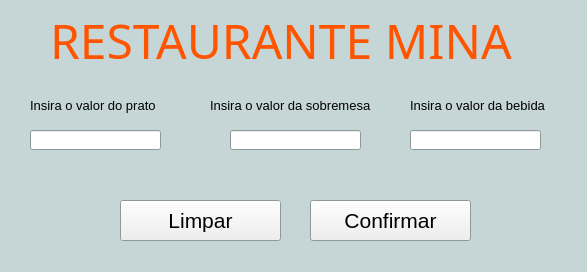
<?xml version="1.0" encoding="UTF-8"?>
<ui version="4.0">
 <class>MainWindow</class>
 <widget class="QMainWindow" name="MainWindow">
  <property name="geometry">
   <rect>
    <x>0</x>
    <y>0</y>
    <width>587</width>
    <height>272</height>
   </rect>
  </property>
  <property name="palette">
   <palette>
    <active>
     <colorrole role="Base">
      <brush brushstyle="SolidPattern">
       <color alpha="255">
        <red>255</red>
        <green>255</green>
        <blue>255</blue>
       </color>
      </brush>
     </colorrole>
     <colorrole role="Window">
      <brush brushstyle="SolidPattern">
       <color alpha="255">
        <red>198</red>
        <green>214</green>
        <blue>214</blue>
       </color>
      </brush>
     </colorrole>
    </active>
    <inactive>
     <colorrole role="Base">
      <brush brushstyle="SolidPattern">
       <color alpha="255">
        <red>255</red>
        <green>255</green>
        <blue>255</blue>
       </color>
      </brush>
     </colorrole>
     <colorrole role="Window">
      <brush brushstyle="SolidPattern">
       <color alpha="255">
        <red>198</red>
        <green>214</green>
        <blue>214</blue>
       </color>
      </brush>
     </colorrole>
    </inactive>
    <disabled>
     <colorrole role="Base">
      <brush brushstyle="SolidPattern">
       <color alpha="255">
        <red>198</red>
        <green>214</green>
        <blue>214</blue>
       </color>
      </brush>
     </colorrole>
     <colorrole role="Window">
      <brush brushstyle="SolidPattern">
       <color alpha="255">
        <red>198</red>
        <green>214</green>
        <blue>214</blue>
       </color>
      </brush>
     </colorrole>
    </disabled>
   </palette>
  </property>
  <property name="windowTitle">
   <string>Conta do Restaurante</string>
  </property>
  <widget class="QWidget" name="centralwidget">
   <widget class="QLabel" name="label_title">
    <property name="geometry">
     <rect>
      <x>50</x>
      <y>10</y>
      <width>531</width>
      <height>61</height>
     </rect>
    </property>
    <property name="palette">
     <palette>
      <active>
       <colorrole role="WindowText">
        <brush brushstyle="SolidPattern">
         <color alpha="255">
          <red>255</red>
          <green>85</green>
          <blue>0</blue>
         </color>
        </brush>
       </colorrole>
      </active>
      <inactive>
       <colorrole role="WindowText">
        <brush brushstyle="SolidPattern">
         <color alpha="255">
          <red>255</red>
          <green>85</green>
          <blue>0</blue>
         </color>
        </brush>
       </colorrole>
      </inactive>
      <disabled>
       <colorrole role="WindowText">
        <brush brushstyle="SolidPattern">
         <color alpha="255">
          <red>120</red>
          <green>120</green>
          <blue>120</blue>
         </color>
        </brush>
       </colorrole>
      </disabled>
     </palette>
    </property>
    <property name="font">
     <font>
      <family>COCOGOOSE </family>
      <pointsize>36</pointsize>
      <weight>50</weight>
      <bold>false</bold>
     </font>
    </property>
    <property name="text">
     <string>RESTAURANTE MINA</string>
    </property>
   </widget>
   <widget class="QLabel" name="label_valorPrato">
    <property name="geometry">
     <rect>
      <x>30</x>
      <y>90</y>
      <width>131</width>
      <height>31</height>
     </rect>
    </property>
    <property name="font">
     <font>
      <pointsize>10</pointsize>
     </font>
    </property>
    <property name="text">
     <string>Insira o valor do prato</string>
    </property>
   </widget>
   <widget class="QLabel" name="label_valorSobremesa">
    <property name="geometry">
     <rect>
      <x>210</x>
      <y>90</y>
      <width>161</width>
      <height>31</height>
     </rect>
    </property>
    <property name="font">
     <font>
      <pointsize>10</pointsize>
     </font>
    </property>
    <property name="text">
     <string>Insira o valor da sobremesa</string>
    </property>
   </widget>
   <widget class="QLabel" name="label_valorBebida">
    <property name="geometry">
     <rect>
      <x>410</x>
      <y>90</y>
      <width>141</width>
      <height>31</height>
     </rect>
    </property>
    <property name="font">
     <font>
      <pointsize>10</pointsize>
     </font>
    </property>
    <property name="text">
     <string>Insira o valor da bebida</string>
    </property>
   </widget>
   <widget class="QLineEdit" name="lineEdit_valorPrato">
    <property name="geometry">
     <rect>
      <x>30</x>
      <y>130</y>
      <width>131</width>
      <height>20</height>
     </rect>
    </property>
   </widget>
   <widget class="QLineEdit" name="lineEdit_valorSobremesa">
    <property name="geometry">
     <rect>
      <x>230</x>
      <y>130</y>
      <width>131</width>
      <height>20</height>
     </rect>
    </property>
   </widget>
   <widget class="QLineEdit" name="lineEdit_valorBebida">
    <property name="geometry">
     <rect>
      <x>410</x>
      <y>130</y>
      <width>131</width>
      <height>20</height>
     </rect>
    </property>
   </widget>
   <widget class="QPushButton" name="btConfirmar">
    <property name="geometry">
     <rect>
      <x>310</x>
      <y>200</y>
      <width>161</width>
      <height>41</height>
     </rect>
    </property>
    <property name="palette">
     <palette>
      <active>
       <colorrole role="WindowText">
        <brush brushstyle="SolidPattern">
         <color alpha="255">
          <red>255</red>
          <green>85</green>
          <blue>0</blue>
         </color>
        </brush>
       </colorrole>
       <colorrole role="Text">
        <brush brushstyle="SolidPattern">
         <color alpha="255">
          <red>255</red>
          <green>85</green>
          <blue>0</blue>
         </color>
        </brush>
       </colorrole>
      </active>
      <inactive>
       <colorrole role="WindowText">
        <brush brushstyle="SolidPattern">
         <color alpha="255">
          <red>255</red>
          <green>85</green>
          <blue>0</blue>
         </color>
        </brush>
       </colorrole>
       <colorrole role="Text">
        <brush brushstyle="SolidPattern">
         <color alpha="255">
          <red>255</red>
          <green>85</green>
          <blue>0</blue>
         </color>
        </brush>
       </colorrole>
      </inactive>
      <disabled>
       <colorrole role="WindowText">
        <brush brushstyle="SolidPattern">
         <color alpha="255">
          <red>120</red>
          <green>120</green>
          <blue>120</blue>
         </color>
        </brush>
       </colorrole>
       <colorrole role="Text">
        <brush brushstyle="SolidPattern">
         <color alpha="255">
          <red>120</red>
          <green>120</green>
          <blue>120</blue>
         </color>
        </brush>
       </colorrole>
      </disabled>
     </palette>
    </property>
    <property name="font">
     <font>
      <pointsize>16</pointsize>
     </font>
    </property>
    <property name="text">
     <string>Confirmar</string>
    </property>
   </widget>
   <widget class="QPushButton" name="btLimpar">
    <property name="geometry">
     <rect>
      <x>120</x>
      <y>200</y>
      <width>161</width>
      <height>41</height>
     </rect>
    </property>
    <property name="palette">
     <palette>
      <active>
       <colorrole role="WindowText">
        <brush brushstyle="SolidPattern">
         <color alpha="255">
          <red>255</red>
          <green>85</green>
          <blue>0</blue>
         </color>
        </brush>
       </colorrole>
       <colorrole role="Text">
        <brush brushstyle="SolidPattern">
         <color alpha="255">
          <red>255</red>
          <green>85</green>
          <blue>0</blue>
         </color>
        </brush>
       </colorrole>
      </active>
      <inactive>
       <colorrole role="WindowText">
        <brush brushstyle="SolidPattern">
         <color alpha="255">
          <red>255</red>
          <green>85</green>
          <blue>0</blue>
         </color>
        </brush>
       </colorrole>
       <colorrole role="Text">
        <brush brushstyle="SolidPattern">
         <color alpha="255">
          <red>255</red>
          <green>85</green>
          <blue>0</blue>
         </color>
        </brush>
       </colorrole>
      </inactive>
      <disabled>
       <colorrole role="WindowText">
        <brush brushstyle="SolidPattern">
         <color alpha="255">
          <red>120</red>
          <green>120</green>
          <blue>120</blue>
         </color>
        </brush>
       </colorrole>
       <colorrole role="Text">
        <brush brushstyle="SolidPattern">
         <color alpha="255">
          <red>120</red>
          <green>120</green>
          <blue>120</blue>
         </color>
        </brush>
       </colorrole>
      </disabled>
     </palette>
    </property>
    <property name="font">
     <font>
      <pointsize>16</pointsize>
     </font>
    </property>
    <property name="text">
     <string>Limpar</string>
    </property>
   </widget>
  </widget>
 </widget>
 <resources/>
 <connections/>
</ui>
